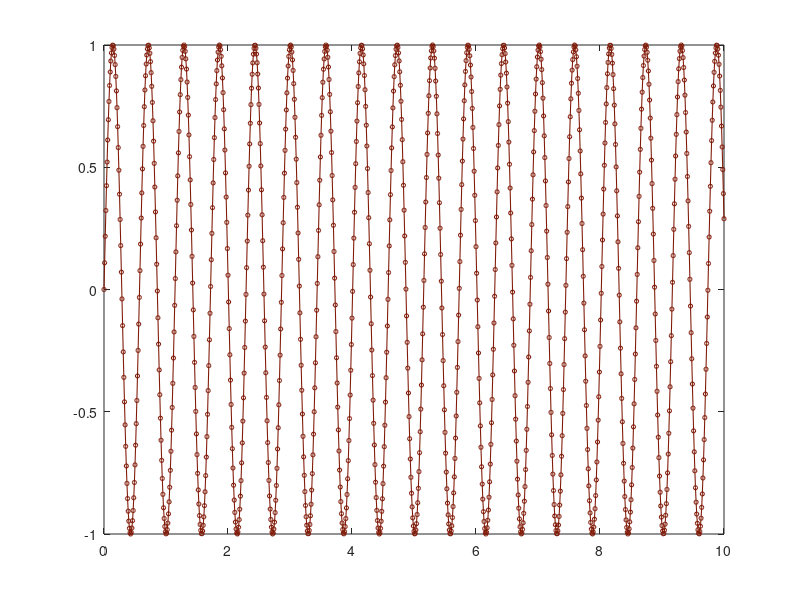

This chart was generated by the following MATLAB code:
% A simple sine waveform generator for Matlab

clc;
clear;
close;

%% INPUTS
freq = 100;   % frequency of 100 Hz
t    = 0:0.01:10; % 10 second long vector

% Output waveform
Out_wave = sind(2*pi*freq*t);


%% Graphing
hf = figure('Name', 'hxs', 'Units', 'centimeters', 'Position', [15 5 9.10 10.3]);
hf_axes = axes(hf);
plot(hf_axes, t, Out_wave, 'o-', 'LineStyle', '-', 'Color', [0.5 0.1 0.03], 'LineWidth', 0.78, 'MarkerSize', 3);